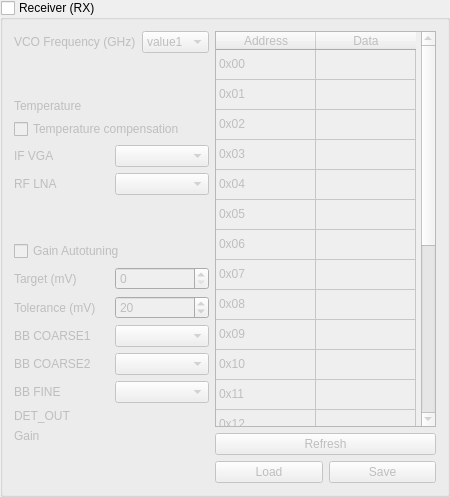
             <widget class="QGroupBox" name="gb_receiver">
              <property name="sizePolicy">
               <sizepolicy hsizetype="Expanding" vsizetype="Expanding">
                <horstretch>0</horstretch>
                <verstretch>0</verstretch>
               </sizepolicy>
              </property>
              <property name="title">
               <string>Receiver (RX)</string>
              </property>
              <property name="checkable">
               <bool>true</bool>
              </property>
              <property name="checked">
               <bool>false</bool>
              </property>
              <layout class="QVBoxLayout" name="verticalLayout_13">
               <item>
                <layout class="QHBoxLayout" name="horizontalLayout_13">
                 <item>
                  <layout class="QVBoxLayout" name="verticalLayout_8">
                   <item>
                    <layout class="QVBoxLayout" name="verticalLayout_9">
                     <item>
                      <layout class="QHBoxLayout" name="horizontalLayout_15">
                       <item>
                        <widget class="QLabel" name="lbl_rx_vco">
                         <property name="text">
                          <string>VCO Frequency (GHz)</string>
                         </property>
                        </widget>
                       </item>
                       <item>
                        <widget class="QComboBox" name="cb_rx_vco">
                         <item>
                          <property name="text">
                           <string>value1</string>
                          </property>
                         </item>
                         <item>
                          <property name="text">
                           <string>value2</string>
                          </property>
                         </item>
                        </widget>
                       </item>
                      </layout>
                     </item>
                     <item>
                      <spacer name="verticalSpacer_5">
                       <property name="orientation">
                        <enum>Qt::Vertical</enum>
                       </property>
                       <property name="sizeHint" stdset="0">
                        <size>
                         <width>20</width>
                         <height>40</height>
                        </size>
                       </property>
                      </spacer>
                     </item>
                     <item>
                      <layout class="QHBoxLayout" name="horizontalLayout_20">
                       <item>
                        <widget class="QLabel" name="lbl_rx_temp">
                         <property name="text">
                          <string>Temperature</string>
                         </property>
                        </widget>
                       </item>
                       <item>
                        <widget class="QLabel" name="lbl_rx_temp_dyn">
                         <property name="text">
                          <string/>
                         </property>
                         <property name="alignment">
                          <set>Qt::AlignRight|Qt::AlignTrailing|Qt::AlignVCenter</set>
                         </property>
                        </widget>
                       </item>
                      </layout>
                     </item>
                     <item>
                      <widget class="QCheckBox" name="chk_rx_auto_ifvga_rflna">
                       <property name="text">
                        <string>Temperature compensation</string>
                       </property>
                      </widget>
                     </item>
                     <item>
                      <layout class="QHBoxLayout" name="horizontalLayout_16">
                       <item>
                        <widget class="QLabel" name="lbl_rx_ifvga">
                         <property name="text">
                          <string>IF VGA</string>
                         </property>
                        </widget>
                       </item>
                       <item>
                        <widget class="QComboBox" name="cb_rx_ifvga">
                         <property name="currentIndex">
                          <number>-1</number>
                         </property>
                         <item>
                          <property name="text">
                           <string>value1</string>
                          </property>
                         </item>
                         <item>
                          <property name="text">
                           <string>value2</string>
                          </property>
                         </item>
                        </widget>
                       </item>
                      </layout>
                     </item>
                     <item>
                      <layout class="QHBoxLayout" name="horizontalLayout_17">
                       <item>
                        <widget class="QLabel" name="lbl_rx_rflna">
                         <property name="text">
                          <string>RF LNA</string>
                         </property>
                        </widget>
                       </item>
                       <item>
                        <widget class="QComboBox" name="cb_rx_rflna">
                         <property name="currentIndex">
                          <number>-1</number>
                         </property>
                         <item>
                          <property name="text">
                           <string>value1</string>
                          </property>
                         </item>
                         <item>
                          <property name="text">
                           <string>value2</string>
                          </property>
                         </item>
                        </widget>
                       </item>
                      </layout>
                     </item>
                     <item>
                      <spacer name="verticalSpacer_6">
                       <property name="orientation">
                        <enum>Qt::Vertical</enum>
                       </property>
                       <property name="sizeHint" stdset="0">
                        <size>
                         <width>20</width>
                         <height>40</height>
                        </size>
                       </property>
                      </spacer>
                     </item>
                     <item>
                      <layout class="QHBoxLayout" name="horizontalLayout">
                       <item>
                        <widget class="QCheckBox" name="chk_rx_autotuning">
                         <property name="text">
                          <string>Gain Autotuning</string>
                         </property>
                        </widget>
                       </item>
                       <item>
                        <widget class="QLabel" name="lbl_rx_autotuning">
                         <property name="text">
                          <string/>
                         </property>
                         <property name="alignment">
                          <set>Qt::AlignRight|Qt::AlignTrailing|Qt::AlignVCenter</set>
                         </property>
                        </widget>
                       </item>
                      </layout>
                     </item>
                     <item>
                      <layout class="QHBoxLayout" name="horizontalLayout_6">
                       <item>
                        <widget class="QLabel" name="lbl_rx_target">
                         <property name="text">
                          <string>Target (mV)</string>
                         </property>
                        </widget>
                       </item>
                       <item>
                        <widget class="QSpinBox" name="sb_rx_target">
                         <property name="maximum">
                          <number>2440</number>
                         </property>
                         <property name="value">
                          <number>0</number>
                         </property>
                        </widget>
                       </item>
                      </layout>
                     </item>
                     <item>
                      <layout class="QHBoxLayout" name="horizontalLayout_42">
                       <item>
                        <widget class="QLabel" name="lbl_rx_tolerance">
                         <property name="text">
                          <string>Tolerance (mV)</string>
                         </property>
                        </widget>
                       </item>
                       <item>
                        <widget class="QSpinBox" name="sb_rx_tolerance">
                         <property name="toolTip">
                          <string>TX_DET_OUT target voltage for the autotuning algorithm.</string>
                         </property>
                         <property name="maximum">
                          <number>1000</number>
                         </property>
                         <property name="value">
                          <number>20</number>
                         </property>
                        </widget>
                       </item>
                      </layout>
                     </item>
                     <item>
                      <layout class="QHBoxLayout" name="horizontalLayout_36">
                       <item>
                        <widget class="QLabel" name="lbl_rx_bbcoarse1">
                         <property name="text">
                          <string>BB COARSE1</string>
                         </property>
                        </widget>
                       </item>
                       <item>
                        <widget class="QComboBox" name="cb_rx_bbcoarse1"/>
                       </item>
                      </layout>
                     </item>
                     <item>
                      <layout class="QHBoxLayout" name="horizontalLayout_37">
                       <item>
                        <widget class="QLabel" name="lbl_rx_bbcoarse2">
                         <property name="text">
                          <string>BB COARSE2</string>
                         </property>
                        </widget>
                       </item>
                       <item>
                        <widget class="QComboBox" name="cb_rx_bbcoarse2">
                         <property name="currentIndex">
                          <number>-1</number>
                         </property>
                         <item>
                          <property name="text">
                           <string>value1</string>
                          </property>
                         </item>
                         <item>
                          <property name="text">
                           <string>value2</string>
                          </property>
                         </item>
                        </widget>
                       </item>
                      </layout>
                     </item>
                     <item>
                      <layout class="QHBoxLayout" name="horizontalLayout_38">
                       <item>
                        <widget class="QLabel" name="lbl_rx_bbfine">
                         <property name="text">
                          <string>BB FINE</string>
                         </property>
                        </widget>
                       </item>
                       <item>
                        <widget class="QComboBox" name="cb_rx_bbfine">
                         <property name="currentIndex">
                          <number>-1</number>
                         </property>
                         <item>
                          <property name="text">
                           <string>value1</string>
                          </property>
                         </item>
                         <item>
                          <property name="text">
                           <string>value2</string>
                          </property>
                         </item>
                        </widget>
                       </item>
                      </layout>
                     </item>
                     <item>
                      <layout class="QHBoxLayout" name="horizontalLayout_30">
                       <item>
                        <widget class="QLabel" name="lbl_rx_det">
                         <property name="text">
                          <string>DET_OUT</string>
                         </property>
                        </widget>
                       </item>
                       <item>
                        <widget class="QLabel" name="lbl_rx_det_dyn">
                         <property name="text">
                          <string/>
                         </property>
                         <property name="alignment">
                          <set>Qt::AlignRight|Qt::AlignTrailing|Qt::AlignVCenter</set>
                         </property>
                        </widget>
                       </item>
                      </layout>
                     </item>
                     <item>
                      <layout class="QHBoxLayout" name="horizontalLayout_41">
                       <item>
                        <widget class="QLabel" name="lbl_rx_gain">
                         <property name="text">
                          <string>Gain</string>
                         </property>
                        </widget>
                       </item>
                       <item>
                        <widget class="QLabel" name="lbl_rx_gain_dyn">
                         <property name="text">
                          <string/>
                         </property>
                         <property name="alignment">
                          <set>Qt::AlignRight|Qt::AlignTrailing|Qt::AlignVCenter</set>
                         </property>
                        </widget>
                       </item>
                      </layout>
                     </item>
                    </layout>
                   </item>
                   <item>
                    <spacer name="verticalSpacer_2">
                     <property name="orientation">
                      <enum>Qt::Vertical</enum>
                     </property>
                     <property name="sizeHint" stdset="0">
                      <size>
                       <width>20</width>
                       <height>40</height>
                      </size>
                     </property>
                    </spacer>
                   </item>
                  </layout>
                 </item>
                 <item>
                  <layout class="QVBoxLayout" name="verticalLayout_11">
                   <item>
                    <widget class="QTableWidget" name="tb_rx_registers">
                     <property name="minimumSize">
                      <size>
                       <width>218</width>
                       <height>0</height>
                      </size>
                     </property>
                     <property name="maximumSize">
                      <size>
                       <width>221</width>
                       <height>581</height>
                      </size>
                     </property>
                     <attribute name="verticalHeaderVisible">
                      <bool>false</bool>
                     </attribute>
                     <row>
                      <property name="text">
                       <string>0</string>
                      </property>
                     </row>
                     <row>
                      <property name="text">
                       <string>1</string>
                      </property>
                     </row>
                     <row>
                      <property name="text">
                       <string>2</string>
                      </property>
                     </row>
                     <row>
                      <property name="text">
                       <string>3</string>
                      </property>
                     </row>
                     <row>
                      <property name="text">
                       <string>4</string>
                      </property>
                     </row>
                     <row>
                      <property name="text">
                       <string>5</string>
                      </property>
                     </row>
                     <row>
                      <property name="text">
                       <string>6</string>
                      </property>
                     </row>
                     <row>
                      <property name="text">
                       <string>7</string>
                      </property>
                     </row>
                     <row>
                      <property name="text">
                       <string>8</string>
                      </property>
                     </row>
                     <row>
                      <property name="text">
                       <string>9</string>
                      </property>
                     </row>
                     <row>
                      <property name="text">
                       <string>10</string>
                      </property>
                     </row>
                     <row>
                      <property name="text">
                       <string>11</string>
                      </property>
                     </row>
                     <row>
                      <property name="text">
                       <string>12</string>
                      </property>
                     </row>
                     <row>
                      <property name="text">
                       <string>13</string>
                      </property>
                     </row>
                     <row>
                      <property name="text">
                       <string>14</string>
                      </property>
                     </row>
                     <row>
                      <property name="text">
                       <string>15</string>
                      </property>
                     </row>
                     <row>
                      <property name="text">
                       <string>16</string>
                      </property>
                     </row>
                     <row>
                      <property name="text">
                       <string>17</string>
                      </property>
                     </row>
                     <row>
                      <property name="text">
                       <string>18</string>
                      </property>
                     </row>
                     <row>
                      <property name="text">
                       <string>19</string>
                      </property>
                     </row>
                     <row>
                      <property name="text">
                       <string>20</string>
                      </property>
                     </row>
                     <row>
                      <property name="text">
                       <string>21</string>
                      </property>
                     </row>
                     <column>
                      <property name="text">
                       <string>Address</string>
                      </property>
                     </column>
                     <column>
                      <property name="text">
                       <string>Data</string>
                      </property>
                     </column>
                     <item row="0" column="0">
                      <property name="text">
                       <string>0x00</string>
                      </property>
                      <property name="flags">
                       <set>ItemIsEnabled</set>
                      </property>
                     </item>
                     <item row="0" column="1">
                      <property name="text">
                       <string/>
                      </property>
                     </item>
                     <item row="1" column="0">
                      <property name="text">
                       <string>0x01</string>
                      </property>
                      <property name="flags">
                       <set>ItemIsEnabled</set>
                      </property>
                     </item>
                     <item row="1" column="1">
                      <property name="text">
                       <string/>
                      </property>
                     </item>
                     <item row="2" column="0">
                      <property name="text">
                       <string>0x02</string>
                      </property>
                      <property name="flags">
                       <set>ItemIsEnabled</set>
                      </property>
                     </item>
                     <item row="2" column="1">
                      <property name="text">
                       <string/>
                      </property>
                     </item>
                     <item row="3" column="0">
                      <property name="text">
                       <string>0x03</string>
                      </property>
                      <property name="flags">
                       <set>ItemIsEnabled</set>
                      </property>
                     </item>
                     <item row="3" column="1">
                      <property name="text">
                       <string/>
                      </property>
                     </item>
                     <item row="4" column="0">
                      <property name="text">
                       <string>0x04</string>
                      </property>
                      <property name="flags">
                       <set>ItemIsEnabled</set>
                      </property>
                     </item>
                     <item row="4" column="1">
                      <property name="text">
                       <string/>
                      </property>
                     </item>
                     <item row="5" column="0">
                      <property name="text">
                       <string>0x05</string>
                      </property>
                      <property name="flags">
                       <set>ItemIsEnabled</set>
                      </property>
                     </item>
                     <item row="5" column="1">
                      <property name="text">
                       <string/>
                      </property>
                     </item>
                     <item row="6" column="0">
                      <property name="text">
                       <string>0x06</string>
                      </property>
                      <property name="flags">
                       <set>ItemIsEnabled</set>
                      </property>
                     </item>
                     <item row="6" column="1">
                      <property name="text">
                       <string/>
                      </property>
                     </item>
                     <item row="7" column="0">
                      <property name="text">
                       <string>0x07</string>
                      </property>
                      <property name="flags">
                       <set>ItemIsEnabled</set>
                      </property>
                     </item>
                     <item row="7" column="1">
                      <property name="text">
                       <string/>
                      </property>
                     </item>
                     <item row="8" column="0">
                      <property name="text">
                       <string>0x08</string>
                      </property>
                      <property name="flags">
                       <set>ItemIsEnabled</set>
                      </property>
                     </item>
                     <item row="8" column="1">
                      <property name="text">
                       <string/>
                      </property>
                     </item>
                     <item row="9" column="0">
                      <property name="text">
                       <string>0x09</string>
                      </property>
                      <property name="flags">
                       <set>ItemIsEnabled</set>
                      </property>
                     </item>
                     <item row="9" column="1">
                      <property name="text">
                       <string/>
                      </property>
                     </item>
                     <item row="10" column="0">
                      <property name="text">
                       <string>0x10</string>
                      </property>
                      <property name="flags">
                       <set>ItemIsEnabled</set>
                      </property>
                     </item>
                     <item row="10" column="1">
                      <property name="text">
                       <string/>
                      </property>
                     </item>
                     <item row="11" column="0">
                      <property name="text">
                       <string>0x11</string>
                      </property>
                      <property name="flags">
                       <set>ItemIsEnabled</set>
                      </property>
                     </item>
                     <item row="11" column="1">
                      <property name="text">
                       <string/>
                      </property>
                     </item>
                     <item row="12" column="0">
                      <property name="text">
                       <string>0x12</string>
                      </property>
                      <property name="flags">
                       <set>ItemIsEnabled</set>
                      </property>
                     </item>
                     <item row="12" column="1">
                      <property name="text">
                       <string/>
                      </property>
                     </item>
                     <item row="13" column="0">
                      <property name="text">
                       <string>0x13</string>
                      </property>
                      <property name="flags">
                       <set>ItemIsEnabled</set>
                      </property>
                     </item>
                     <item row="13" column="1">
                      <property name="text">
                       <string/>
                      </property>
                     </item>
                     <item row="14" column="0">
                      <property name="text">
                       <string>0x14</string>
                      </property>
                      <property name="flags">
                       <set>ItemIsEnabled</set>
                      </property>
                     </item>
                     <item row="14" column="1">
                      <property name="text">
                       <string/>
                      </property>
                     </item>
                     <item row="15" column="0">
                      <property name="text">
                       <string>0x15</string>
                      </property>
                      <property name="flags">
                       <set>ItemIsEnabled</set>
                      </property>
                     </item>
                     <item row="15" column="1">
                      <property name="text">
                       <string/>
                      </property>
                     </item>
                     <item row="16" column="0">
                      <property name="text">
                       <string>0x16</string>
                      </property>
                      <property name="flags">
                       <set>ItemIsEnabled</set>
                      </property>
                     </item>
                     <item row="16" column="1">
                      <property name="text">
                       <string/>
                      </property>
                     </item>
                     <item row="17" column="0">
                      <property name="text">
                       <string>0x17</string>
                      </property>
                      <property name="flags">
                       <set>ItemIsEnabled</set>
                      </property>
                     </item>
                     <item row="17" column="1">
                      <property name="text">
                       <string/>
                      </property>
                     </item>
                     <item row="18" column="0">
                      <property name="text">
                       <string>0x18</string>
                      </property>
                      <property name="flags">
                       <set>ItemIsEnabled</set>
                      </property>
                     </item>
                     <item row="18" column="1">
                      <property name="text">
                       <string/>
                      </property>
                     </item>
                     <item row="19" column="0">
                      <property name="text">
                       <string>0x19</string>
                      </property>
                      <property name="flags">
                       <set>ItemIsEnabled</set>
                      </property>
                     </item>
                     <item row="19" column="1">
                      <property name="text">
                       <string/>
                      </property>
                     </item>
                     <item row="20" column="0">
                      <property name="text">
                       <string>0x1A</string>
                      </property>
                      <property name="flags">
                       <set>ItemIsEnabled</set>
                      </property>
                     </item>
                     <item row="20" column="1">
                      <property name="text">
                       <string/>
                      </property>
                     </item>
                     <item row="21" column="0">
                      <property name="text">
                       <string>0x1B</string>
                      </property>
                      <property name="flags">
                       <set>ItemIsEnabled</set>
                      </property>
                     </item>
                     <item row="21" column="1">
                      <property name="text">
                       <string/>
                      </property>
                     </item>
                    </widget>
                   </item>
                   <item>
                    <layout class="QHBoxLayout" name="horizontalLayout_4">
                     <item>
                      <widget class="QPushButton" name="btn_rx_refresh_regs">
                       <property name="text">
                        <string>Refresh</string>
                       </property>
                      </widget>
                     </item>
                    </layout>
                   </item>
                   <item>
                    <layout class="QHBoxLayout" name="horizontalLayout_34">
                     <item>
                      <widget class="QPushButton" name="btn_rx_load_regs">
                       <property name="text">
                        <string>Load</string>
                       </property>
                      </widget>
                     </item>
                     <item>
                      <widget class="QPushButton" name="btn_rx_save_regs">
                       <property name="text">
                        <string>Save</string>
                       </property>
                      </widget>
                     </item>
                    </layout>
                   </item>
                  </layout>
                 </item>
                </layout>
               </item>
              </layout>
             </widget>
